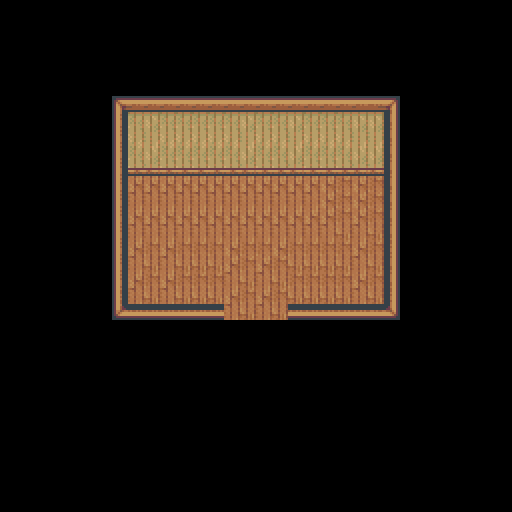

A level layout from a 2D game, rendered from its tile map. Below: a short description, then the map file with its tile-grid data intact:
An orthogonal 32x32 tile map with 16x16 px tiles, 1 tile layer (Camada de Tiles 1), 2 tilesets.

<map version="1.0" tiledversion="1.0.3" orientation="orthogonal" renderorder="right-down" width="32" height="32" tilewidth="16" tileheight="16" nextobjectid="1">
 <tileset firstgid="1" source="Sets/parede.tsx" />
 <tileset firstgid="961" source="Sets/piso.tsx" />
 <layer name="Camada de Tiles 1" width="32" height="32">
  <data encoding="csv">
0,0,0,0,0,0,0,0,0,0,0,0,0,0,0,0,0,0,0,0,0,0,0,0,0,0,0,0,0,0,0,0,
0,0,0,0,0,0,0,0,0,0,0,0,0,0,0,0,0,0,0,0,0,0,0,0,0,0,0,0,0,0,0,0,
0,0,0,0,0,0,0,0,0,0,0,0,0,0,0,0,0,0,0,0,0,0,0,0,0,0,0,0,0,0,0,0,
0,0,0,0,0,0,0,0,0,0,0,0,0,0,0,0,0,0,0,0,0,0,0,0,0,0,0,0,0,0,0,0,
0,0,0,0,0,0,0,0,0,0,0,0,0,0,0,0,0,0,0,0,0,0,0,0,0,0,0,0,0,0,0,0,
0,0,0,0,0,0,0,0,0,0,0,0,0,0,0,0,0,0,0,0,0,0,0,0,0,0,0,0,0,0,0,0,
0,0,0,0,0,0,0,65,66,66,66,66,66,66,66,66,66,66,66,66,66,66,66,67,68,0,0,0,0,0,0,0,
0,0,0,0,0,0,0,97,514,515,514,514,514,514,514,515,514,514,515,514,514,514,515,515,100,0,0,0,0,0,0,0,
0,0,0,0,0,0,0,97,546,547,546,546,546,546,546,547,546,546,547,546,546,546,547,547,100,0,0,0,0,0,0,0,
0,0,0,0,0,0,0,97,578,579,578,578,578,578,578,579,578,578,579,578,578,578,579,579,100,0,0,0,0,0,0,0,
0,0,0,0,0,0,0,97,610,611,610,610,610,610,610,611,610,610,611,610,610,610,611,611,100,0,0,0,0,0,0,0,
0,0,0,0,0,0,0,97,961,961,961,961,961,961,961,961,961,961,961,961,961,962,963,964,100,0,0,0,0,0,0,0,
0,0,0,0,0,0,0,97,993,993,993,993,993,993,993,993,993,993,993,993,961,962,963,964,100,0,0,0,0,0,0,0,
0,0,0,0,0,0,0,97,1025,1025,1025,1025,1025,1025,1025,1025,1025,1025,1025,1025,961,962,963,964,100,0,0,0,0,0,0,0,
0,0,0,0,0,0,0,97,1057,1057,1057,1057,1057,1057,1057,1057,1057,1057,1057,1057,993,994,995,996,100,0,0,0,0,0,0,0,
0,0,0,0,0,0,0,97,961,962,963,964,964,962,963,964,962,963,964,964,964,964,963,964,132,0,0,0,0,0,0,0,
0,0,0,0,0,0,0,97,993,994,995,996,996,994,961,962,963,964,996,996,996,996,995,996,100,0,0,0,0,0,0,0,
0,0,0,0,0,0,0,97,1025,1026,1027,1028,1028,1026,993,994,995,996,1028,1028,1028,1028,1027,1028,100,0,0,0,0,0,0,0,
0,0,0,0,0,0,0,129,1057,1058,1059,1060,1060,1058,1025,1026,1027,1028,1060,1060,1060,1060,1059,1060,132,0,0,0,0,0,0,0,
0,0,0,0,0,0,0,161,162,162,162,162,162,162,1057,1058,1059,1060,162,162,162,162,162,163,164,0,0,0,0,0,0,0,
0,0,0,0,0,0,0,0,0,0,0,0,0,0,0,0,0,0,0,0,0,0,0,0,0,0,0,0,0,0,0,0,
0,0,0,0,0,0,0,0,0,0,0,0,0,0,0,0,0,0,0,0,0,0,0,0,0,0,0,0,0,0,0,0,
0,0,0,0,0,0,0,0,0,0,0,0,0,0,0,0,0,0,0,0,0,0,0,0,0,0,0,0,0,0,0,0,
0,0,0,0,0,0,0,0,0,0,0,0,0,0,0,0,0,0,0,0,0,0,0,0,0,0,0,0,0,0,0,0,
0,0,0,0,0,0,0,0,0,0,0,0,0,0,0,0,0,0,0,0,0,0,0,0,0,0,0,0,0,0,0,0,
0,0,0,0,0,0,0,0,0,0,0,0,0,0,0,0,0,0,0,0,0,0,0,0,0,0,0,0,0,0,0,0,
0,0,0,0,0,0,0,0,0,0,0,0,0,0,0,0,0,0,0,0,0,0,0,0,0,0,0,0,0,0,0,0,
0,0,0,0,0,0,0,0,0,0,0,0,0,0,0,0,0,0,0,0,0,0,0,0,0,0,0,0,0,0,0,0,
0,0,0,0,0,0,0,0,0,0,0,0,0,0,0,0,0,0,0,0,0,0,0,0,0,0,0,0,0,0,0,0,
0,0,0,0,0,0,0,0,0,0,0,0,0,0,0,0,0,0,0,0,0,0,0,0,0,0,0,0,0,0,0,0,
0,0,0,0,0,0,0,0,0,0,0,0,0,0,0,0,0,0,0,0,0,0,0,0,0,0,0,0,0,0,0,0,
0,0,0,0,0,0,0,0,0,0,0,0,0,0,0,0,0,0,0,0,0,0,0,0,0,0,0,0,0,0,0,0
</data>
 </layer>
</map>
